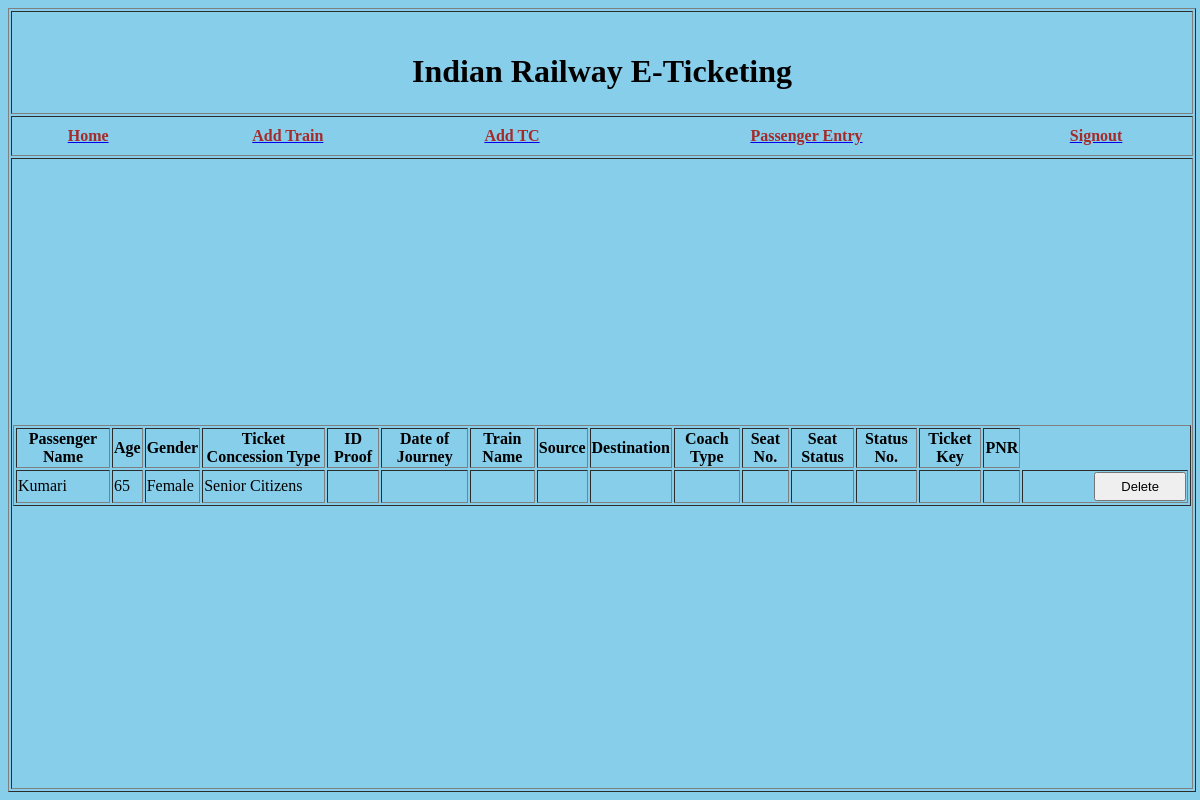
/railway/passengerlistdisplay, run on an earlier commit of the app's database.
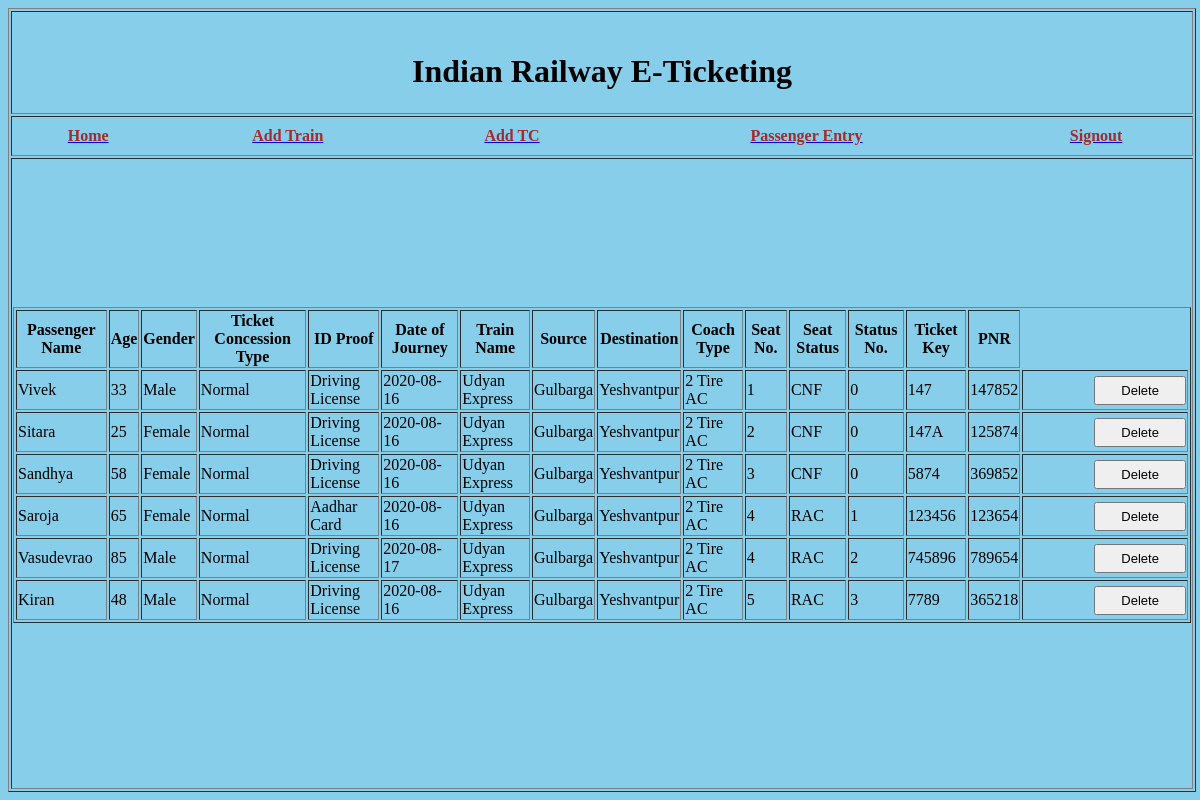
And on a later commit of the database.
### RAILWAYAPP/models.py (models this page shows)
class PassengerData(models.Model):
	name=models.CharField(max_length=50)
	age=models.CharField(max_length=50)
	gender=models.CharField(max_length=30)
	concession=models.CharField(max_length=30)
	idproof=models.CharField(max_length=30,default="")
	doj=models.CharField(max_length=30,default="")
	trainid=models.CharField(max_length=30,default="")
	source=models.CharField(max_length=30,default="")
	destination=models.CharField(max_length=30,default="")
	coachtype=models.CharField(max_length=30,default="2 Tire AC")
	seatnumber=models.CharField(max_length=30,default="")
	seatstatus=models.CharField(max_length=30,default="")
	statusnumber=models.CharField(max_length=30,default="")
	ticketkey=models.CharField(max_length=30,default="")
	ttapproval=models.CharField(max_length=30,default="")
	pnrnumber=models.CharField(max_length=30,default="")

### RAILWAYAPP/views.py (the view)
# urls.py: path("passengerlistdisplay",views.passengerlistdisplay),
def passengerlistdisplay(request):
	if request.method=="POST":
		pid=request.POST.get("pid","");
		data=PassengerData.objects.get(id=pid)
		data.delete()
		newdata=PassengerData.objects.all()
		return render(request,"RAILWAYAPP/passengerlistdisplay.html",{"data":newdata})
	else:
		data=PassengerData.objects.all()
		return render(request,"RAILWAYAPP/passengerlistdisplay.html",{"data":data})

### RAILWAYAPP/templates/RAILWAYAPP/passengerlistdisplay.html (shortened to what this page needs)
<html>
 <head>
 </head>
 <body>
   <table style="width: 99%;height:100%;" border="1">
      <tr>
        <td style="width: 100%;height:10%;" align="center"><br/><h1>Indian Railway E-Ticketing</h1></td>
      </tr>
      <tr>
        <td style="width: 100%;height:5%;">
      <table style="width: 100%;height:100%;">
          <tr>
              <th><a href="adminhome"><font color="brown">Home</font></a></th>
            <th><a href="addtrain"><font color="brown">Add Train</font></a></th>
            <th><a href="register"><font color="brown">Add TC</font></a></th>
            <th><a href="passengerlist"><font color="brown">Passenger Entry</font></a></th>
                        <th><a href="railway"><font color="brown">Signout</font></a></th>
          </tr>
      </table>
        </td>
      </tr>
      <tr>
        <td style="width: 100%;height:80%;">
     <form name="form1" method="POST">
	<table border=1 align="center">
<tr>
  <th>Passenger Name</th>
  <th>Age</th>
  <th>Gender</th>
  <th>Ticket Concession Type</th>
  <th>ID Proof</th>
  <th>Date of Journey</th>
  <th>Train Name</th>
  <th>Source</th>
  <th>Destination</th>
<th>Coach Type</th>
<th>Seat No.</th>
<th>Seat Status</th>
<th>Status No.</th>
<th>Ticket Key</th>
<th>PNR</th>
</tr>
  {%for d in data%}
  <form name="frm" method="post">
  <tr>
  	<td>{{d.name}}</td>
  	<td>{{d.age}}</td>
  	<td>{{d.gender}}</td>
  	<td>{{d.concession}}</td>
    <td>{{d.idproof}}</td>
    <td>{{d.doj}}</td>
    <td>{{d.trainid}}</td>
    <td>{{d.source}}</td>
    <td>{{d.destination}}</td>
    <td>{{d.coachtype}}</td>
    <td>{{d.seatnumber}}</td>
    <td>{{d.seatstatus}}</td>
    <td>{{d.statusnumber}}</td>
    <td>{{d.ticketkey}}</td>
    <td>{{d.pnrnumber}}</td>
    <td>
      <input type="submit" name="btnsubmit" value="Delete">
    </td>
  </tr>
  </form>
  {%endfor%}
    </table>
</body>
</html>

### RAILWAYAPP/templates/RAILWAYAPP/passengerlistdisplay.html (style rules this page uses)
body { background-color: skyblue; width: 100%; color: #000; }
input[type=submit] { padding: 5px 25px; font-size: small; color: black; margin-left: 70px; }

What changed in the data, as far as the page shows it:
removed PassengerData: name "Kumari", age "65", gender "Female", concession "Senior Citizens"
added PassengerData: name "Vivek", age "33", gender "Male", concession "Normal", idproof "Driving License", doj "2020-08-16", trainid "Udyan Express", source "Gulbarga", destination "Yeshvantpur", coachtype "2 Tire AC", seatnumber "1", seatstatus "CNF", statusnumber "0", ticketkey "147", pnrnumber "147852"
added PassengerData: name "Sitara", age "25", gender "Female", concession "Normal", idproof "Driving License", doj "2020-08-16", trainid "Udyan Express", source "Gulbarga", destination "Yeshvantpur", coachtype "2 Tire AC", seatnumber "2", seatstatus "CNF", statusnumber "0", ticketkey "147A", pnrnumber "125874"
added PassengerData: name "Sandhya", age "58", gender "Female", concession "Normal", idproof "Driving License", doj "2020-08-16", trainid "Udyan Express", source "Gulbarga", destination "Yeshvantpur", coachtype "2 Tire AC", seatnumber "3", seatstatus "CNF", statusnumber "0", ticketkey "5874", pnrnumber "369852"
added PassengerData: name "Saroja", age "65", gender "Female", concession "Normal", idproof "Aadhar Card", doj "2020-08-16", trainid "Udyan Express", source "Gulbarga", destination "Yeshvantpur", coachtype "2 Tire AC", seatnumber "4", seatstatus "RAC", statusnumber "1", ticketkey "123456", pnrnumber "123654"
added PassengerData: name "Vasudevrao", age "85", gender "Male", concession "Normal", idproof "Driving License", doj "2020-08-17", trainid "Udyan Express", source "Gulbarga", destination "Yeshvantpur", coachtype "2 Tire AC", seatnumber "4", seatstatus "RAC", statusnumber "2", ticketkey "745896", pnrnumber "789654"
added PassengerData: name "Kiran", age "48", gender "Male", concession "Normal", idproof "Driving License", doj "2020-08-16", trainid "Udyan Express", source "Gulbarga", destination "Yeshvantpur", coachtype "2 Tire AC", seatnumber "5", seatstatus "RAC", statusnumber "3", ticketkey "7789", pnrnumber "365218"
